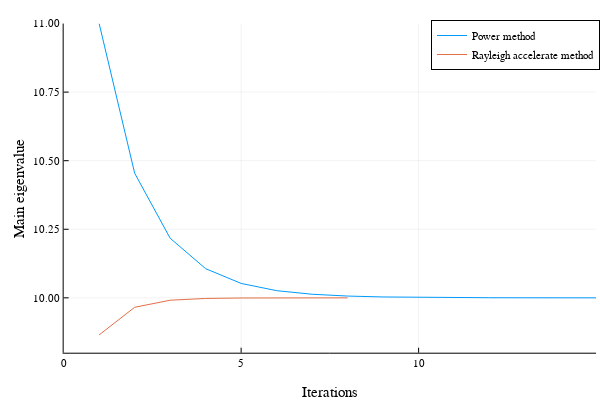

Notebook source saved alongside this figure:
### Markdown cell above
#### 比较
这里按照题目要求对两种方法，进行比较

下面绘制收敛曲线，来比较一下两种算法收敛速度的差异

### Code cell
_,_,λsᴾ = MainEigen(A,λexpr=PowerλExpr,reqλs=true)
_,_,λsᴿ = MainEigen(A,λexpr=RayleighλExpr,reqλs=true)

plot(λsᴾ,label="Power method")
plot!(λsᴿ,label="Rayleigh accelerate method")

xlabel!("Iterations")
ylabel!("Main eigenvalue")
ylims!(9.8,11)
xlims!(0,15)

### Figure 1 — Plotly figure (JSON) as saved in the notebook; plotly's stock layout.template omitted (floating-point values rounded to 4 significant figures)
{"data": [{"colorbar": {"title": {"text": ""}}, "legendgroup": "Power method", "line": {"color": "rgba(0, 154, 250, 1.000)", "dash": "solid", "shape": "linear", "width": 1}, "mode": "lines", "name": "Power method", "showlegend": true, "type": "scatter", "x": [1, 2, 3, 4, 5, 6, 7, 8, 9, 10, 11, 12, 13, 14, 15], "xaxis": "x", "y": [11, 10.45, 10.22, 10.11, 10.05, 10.03, 10.01, 10.01, 10.0, 10.0, 10.0, 10.0, 10.0, 10.0, 10.0], "yaxis": "y", "zmax": null, "zmin": null}, {"colorbar": {"title": {"text": ""}}, "legendgroup": "Rayleigh accelerate method", "line": {"color": "rgba(227, 111, 71, 1.000)", "dash": "solid", "shape": "linear", "width": 1}, "mode": "lines", "name": "Rayleigh accelerate method", "showlegend": true, "type": "scatter", "x": [1, 2, 3, 4, 5, 6, 7, 8], "xaxis": "x", "y": [9.865, 9.966, 9.991, 9.998, 9.999, 10.0, 10.0, 10.0], "yaxis": "y", "zmax": null, "zmin": null}], "layout": {"annotations": [], "height": 400, "legend": {"bgcolor": "rgba(255, 255, 255, 1.000)", "bordercolor": "rgba(0, 0, 0, 1)", "borderwidth": 1, "font": {"color": "rgba(0, 0, 0, 1)", "family": "sans-serif", "size": 11}, "title": {"font": {"color": "rgba(0, 0, 0, 1)", "family": "sans-serif", "size": 15}, "text": ""}, "tracegroupgap": 0, "traceorder": "normal", "x": 1, "xanchor": "auto", "y": 1, "yanchor": "auto"}, "margin": {"b": 20, "l": 0, "r": 0, "t": 20}, "paper_bgcolor": "rgba(255, 255, 255, 1.000)", "plot_bgcolor": "rgba(255, 255, 255, 1.000)", "showlegend": true, "width": 600, "xaxis": {"anchor": "y", "domain": [0.1061, 0.9934], "gridcolor": "rgba(0, 0, 0, 0.1)", "gridwidth": 0.5, "linecolor": "rgba(0, 0, 0, 1)", "mirror": false, "range": [0, 15], "showgrid": true, "showline": true, "showticklabels": true, "tickangle": 0, "tickcolor": "rgb(0, 0, 0)", "tickfont": {"color": "rgba(0, 0, 0, 1)", "family": "sans-serif", "size": 11}, "tickmode": "array", "ticks": "inside", "ticktext": ["0", "5", "10", "15"], "tickvals": [0, 5, 10, 15], "title": {"font": {"color": "rgba(0, 0, 0, 1)", "family": "sans-serif", "size": 15}, "text": "Iterations"}, "type": "linear", "visible": true, "zeroline": false, "zerolinecolor": "rgba(0, 0, 0, 1)"}, "yaxis": {"anchor": "x", "domain": [0.07581, 0.9902], "gridcolor": "rgba(0, 0, 0, 0.1)", "gridwidth": 0.5, "linecolor": "rgba(0, 0, 0, 1)", "mirror": false, "range": [9.8, 11], "showgrid": true, "showline": true, "showticklabels": true, "tickangle": 0, "tickcolor": "rgb(0, 0, 0)", "tickfont": {"color": "rgba(0, 0, 0, 1)", "family": "sans-serif", "size": 11}, "tickmode": "array", "ticks": "inside", "ticktext": ["10.00", "10.25", "10.50", "10.75", "11.00"], "tickvals": [10, 10.25, 10.5, 10.75, 11], "title": {"font": {"color": "rgba(0, 0, 0, 1)", "family": "sans-serif", "size": 15}, "text": "Main eigenvalue"}, "type": "linear", "visible": true, "zeroline": false, "zerolinecolor": "rgba(0, 0, 0, 1)"}}}
